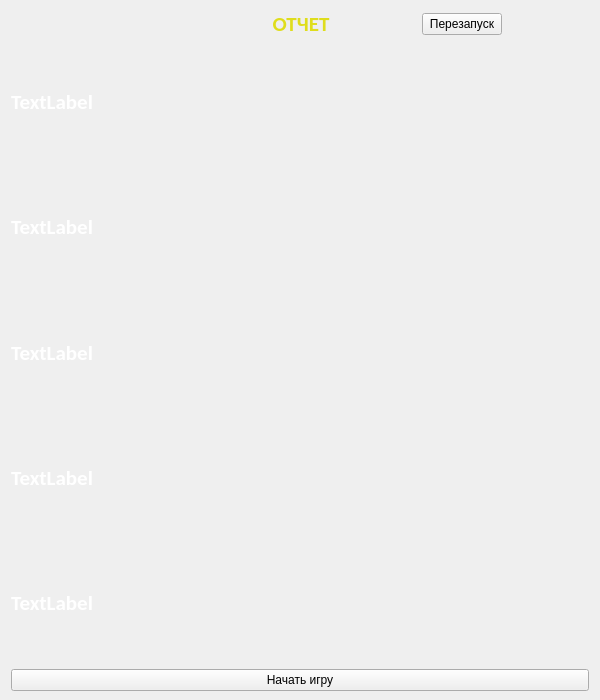
<?xml version="1.0" encoding="UTF-8"?>
<ui version="4.0">
 <class>Text_Legend</class>
 <widget class="QWidget" name="Text_Legend">
  <property name="geometry">
   <rect>
    <x>0</x>
    <y>0</y>
    <width>600</width>
    <height>700</height>
   </rect>
  </property>
  <property name="minimumSize">
   <size>
    <width>600</width>
    <height>700</height>
   </size>
  </property>
  <property name="maximumSize">
   <size>
    <width>600</width>
    <height>700</height>
   </size>
  </property>
  <property name="windowTitle">
   <string>Дело</string>
  </property>
  <layout class="QVBoxLayout" name="verticalLayout">
   <property name="spacing">
    <number>6</number>
   </property>
   <property name="sizeConstraint">
    <enum>QLayout::SetDefaultConstraint</enum>
   </property>
   <property name="bottomMargin">
    <number>9</number>
   </property>
   <item>
    <layout class="QHBoxLayout" name="horizontalLayout">
     <property name="leftMargin">
      <number>175</number>
     </property>
     <item>
      <widget class="QLabel" name="Legend_label">
       <property name="sizePolicy">
        <sizepolicy hsizetype="Fixed" vsizetype="Fixed">
         <horstretch>0</horstretch>
         <verstretch>0</verstretch>
        </sizepolicy>
       </property>
       <property name="font">
        <font>
         <family>Calibri</family>
         <pointsize>16</pointsize>
         <weight>75</weight>
         <bold>true</bold>
        </font>
       </property>
       <property name="layoutDirection">
        <enum>Qt::LeftToRight</enum>
       </property>
       <property name="styleSheet">
        <string notr="true">color: rgb(223, 221, 28);</string>
       </property>
       <property name="text">
        <string>ОТЧЕТ</string>
       </property>
       <property name="alignment">
        <set>Qt::AlignCenter</set>
       </property>
      </widget>
     </item>
     <item>
      <widget class="QPushButton" name="restart_Button">
       <property name="sizePolicy">
        <sizepolicy hsizetype="Fixed" vsizetype="Fixed">
         <horstretch>0</horstretch>
         <verstretch>0</verstretch>
        </sizepolicy>
       </property>
       <property name="text">
        <string>Перезапуск</string>
       </property>
      </widget>
     </item>
    </layout>
   </item>
   <item>
    <widget class="QLabel" name="description_1">
     <property name="font">
      <font>
       <family>Calibri</family>
       <pointsize>16</pointsize>
       <weight>75</weight>
       <bold>true</bold>
      </font>
     </property>
     <property name="styleSheet">
      <string notr="true">color: rgb(255, 255, 255);</string>
     </property>
     <property name="text">
      <string>&lt;html&gt;&lt;head/&gt;&lt;body&gt;&lt;p&gt;&lt;span style=&quot; color:#ffffff;&quot;&gt;TextLabel&lt;/span&gt;&lt;/p&gt;&lt;/body&gt;&lt;/html&gt;</string>
     </property>
     <property name="alignment">
      <set>Qt::AlignLeading|Qt::AlignLeft|Qt::AlignVCenter</set>
     </property>
     <property name="wordWrap">
      <bool>true</bool>
     </property>
    </widget>
   </item>
   <item>
    <widget class="QLabel" name="description_2">
     <property name="font">
      <font>
       <family>Calibri</family>
       <pointsize>16</pointsize>
       <weight>75</weight>
       <bold>true</bold>
      </font>
     </property>
     <property name="styleSheet">
      <string notr="true">color: rgb(255, 255, 255);</string>
     </property>
     <property name="text">
      <string>&lt;html&gt;&lt;head/&gt;&lt;body&gt;&lt;p&gt;&lt;span style=&quot; color:#ffffff;&quot;&gt;TextLabel&lt;/span&gt;&lt;/p&gt;&lt;/body&gt;&lt;/html&gt;</string>
     </property>
     <property name="alignment">
      <set>Qt::AlignLeading|Qt::AlignLeft|Qt::AlignVCenter</set>
     </property>
     <property name="wordWrap">
      <bool>true</bool>
     </property>
    </widget>
   </item>
   <item>
    <widget class="QLabel" name="description_3">
     <property name="font">
      <font>
       <family>Calibri</family>
       <pointsize>16</pointsize>
       <weight>75</weight>
       <bold>true</bold>
      </font>
     </property>
     <property name="styleSheet">
      <string notr="true">color: rgb(255, 255, 255);</string>
     </property>
     <property name="text">
      <string>&lt;html&gt;&lt;head/&gt;&lt;body&gt;&lt;p&gt;&lt;span style=&quot; color:#ffffff;&quot;&gt;TextLabel&lt;/span&gt;&lt;/p&gt;&lt;/body&gt;&lt;/html&gt;</string>
     </property>
     <property name="alignment">
      <set>Qt::AlignLeading|Qt::AlignLeft|Qt::AlignVCenter</set>
     </property>
     <property name="wordWrap">
      <bool>true</bool>
     </property>
    </widget>
   </item>
   <item>
    <widget class="QLabel" name="description_4">
     <property name="font">
      <font>
       <family>Calibri</family>
       <pointsize>16</pointsize>
       <weight>75</weight>
       <bold>true</bold>
      </font>
     </property>
     <property name="styleSheet">
      <string notr="true">color: rgb(255, 255, 255);</string>
     </property>
     <property name="text">
      <string>&lt;html&gt;&lt;head/&gt;&lt;body&gt;&lt;p&gt;&lt;span style=&quot; color:#ffffff;&quot;&gt;TextLabel&lt;/span&gt;&lt;/p&gt;&lt;/body&gt;&lt;/html&gt;</string>
     </property>
     <property name="alignment">
      <set>Qt::AlignLeading|Qt::AlignLeft|Qt::AlignVCenter</set>
     </property>
     <property name="wordWrap">
      <bool>true</bool>
     </property>
    </widget>
   </item>
   <item>
    <widget class="QLabel" name="description_5">
     <property name="font">
      <font>
       <family>Calibri</family>
       <pointsize>16</pointsize>
       <weight>75</weight>
       <bold>true</bold>
      </font>
     </property>
     <property name="styleSheet">
      <string notr="true">color: rgb(255, 255, 255);</string>
     </property>
     <property name="text">
      <string>&lt;html&gt;&lt;head/&gt;&lt;body&gt;&lt;p&gt;&lt;span style=&quot; color:#ffffff;&quot;&gt;TextLabel&lt;/span&gt;&lt;/p&gt;&lt;/body&gt;&lt;/html&gt;</string>
     </property>
     <property name="alignment">
      <set>Qt::AlignLeading|Qt::AlignLeft|Qt::AlignVCenter</set>
     </property>
     <property name="wordWrap">
      <bool>true</bool>
     </property>
    </widget>
   </item>
   <item>
    <widget class="QPushButton" name="Start_Button">
     <property name="sizePolicy">
      <sizepolicy hsizetype="Preferred" vsizetype="Fixed">
       <horstretch>0</horstretch>
       <verstretch>0</verstretch>
      </sizepolicy>
     </property>
     <property name="text">
      <string>Начать игру</string>
     </property>
    </widget>
   </item>
  </layout>
 </widget>
 <resources/>
 <connections/>
</ui>
